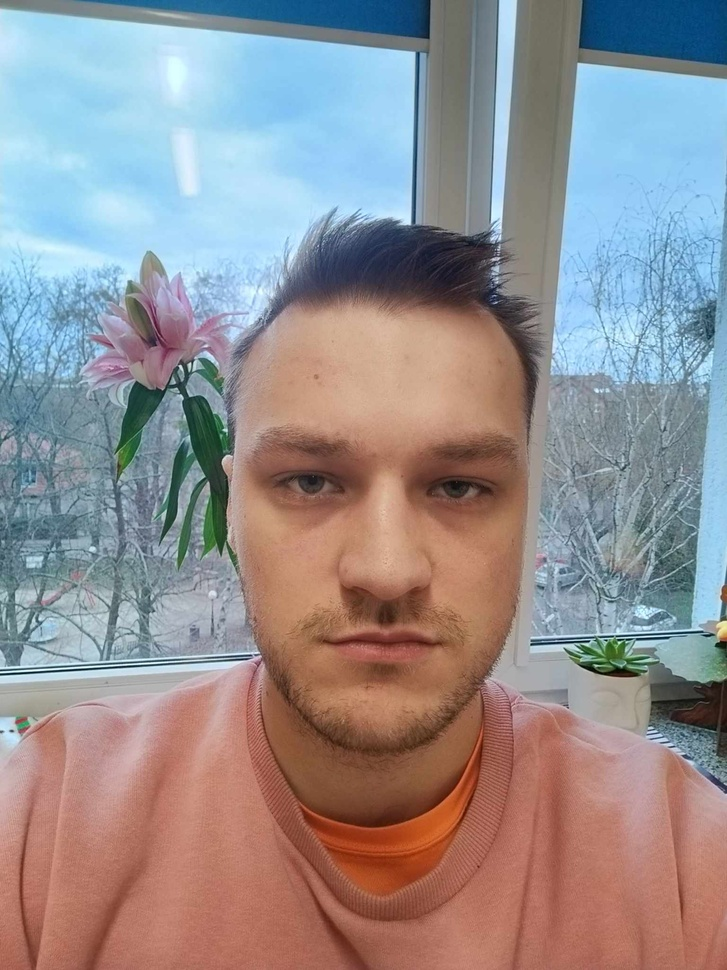
#> input picture img.jpg, 727 x 970 px, shrunk from 1536 x 2048 before the run
$ jupyter execute Blurs.ipynb
#> lines starting #> are read from the running program, lines starting #| are printed output that depends on the picture; after the words box and inside, x2 and y2 are one past the last pixel; in counts of white or black regions, pixels touching at a corner belong together
## Lista działów
- Python
- Dostępny software
- Matlab
- Artykuły naukowe

# Python

[cell 1]
import cv2
import numpy as np
import matplotlib.pyplot as plt

Wczytanie obrazu

[cell 2]
image_path = 'img.jpg'
image = cv2.imread(image_path)
#> image is the input picture: shape (970, 727, 3); mean B, G, R 144.8, 142.6, 148.5
image_rgb = cv2.cvtColor(image, cv2.COLOR_BGR2RGB)
plt.imshow(image_rgb)
plt.axis('off')
plt.show()

Rozmycia z biblioteki opencv

[cell 3]
# Gaussian Blur
# Rozmycie Gaussa: Wykorzystuje rozkład Gaussa do rozmycia obrazu, redukując szum i detale.
gaussian_blur = cv2.GaussianBlur(image, (21, 21), 0)
image_rgb = cv2.cvtColor(gaussian_blur, cv2.COLOR_BGR2RGB)
plt.imshow(image_rgb)
plt.axis('off')
plt.show()

# (21, 21): oznacza, że jądro ma wymiary 21x21 pikseli
# 0: określa odchylenie standardowe w kierunku osi X dla rozkładu Gaussa

[cell 4]
# Box Blur (rozmycie liniowe)
# Rozmycie liniowe: Proste rozmycie, w którym każdy piksel w wynikowym obrazie jest średnią wartością pikseli z sąsiedztwa w obrazie wejściowym.
# Używane do osiągnięcia jednolitego efektu rozmycia.
box_blur = cv2.blur(image, (21, 21))
image_rgb = cv2.cvtColor(box_blur, cv2.COLOR_BGR2RGB)
plt.imshow(image_rgb)
plt.axis('off')
plt.show()

# (21, 21): oznacza, że jądro ma wymiary 21x21 pikseli

[cell 5]
# Median Blur
# Rozmycie medianowe: Zastępuje każdy piksel medianą wartości z jego sąsiedztwa.
# Skuteczne w redukcji szumu impulsowego, zachowując przy tym krawędzie obiektów.
median_blur = cv2.medianBlur(image, 21)
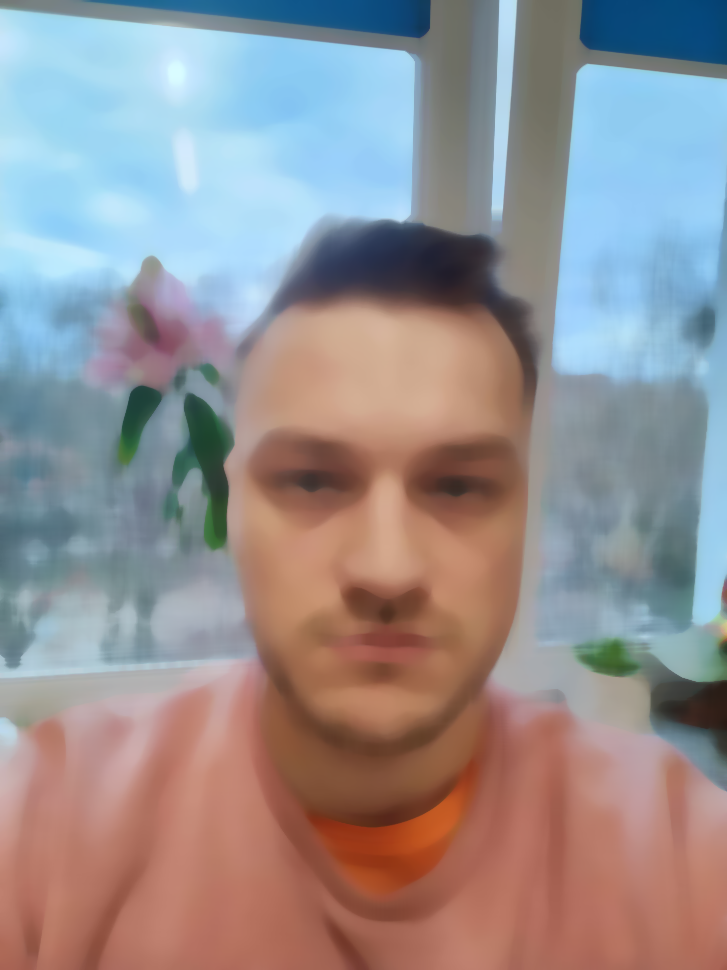
#> median_blur: shape (970, 727, 3); mean B, G, R 145.3, 143.2, 149.4
image_rgb = cv2.cvtColor(median_blur, cv2.COLOR_BGR2RGB)
plt.imshow(image_rgb)
plt.axis('off')
plt.show()

# 21: oznacza, że dla każdego piksela medianę oblicza się z wartości pikseli w kwadracie 21x21 pikseli

[cell 6]
# Bilateral Blur
# Rozmycie dwumianowe: Rozmycie, które zmniejsza szum, jednocześnie zachowując ostre krawędzie.
# Wykorzystuje różnice w intensywności do zachowania krawędzi.
bilateral_blur = cv2.bilateralFilter(image, 9, 75, 75)
image_rgb = cv2.cvtColor(bilateral_blur, cv2.COLOR_BGR2RGB)
plt.imshow(image_rgb)
plt.axis('off')
plt.show()

# 9: diameter, określa średnicę każdego piksela sąsiedztwa, który jest używany podczas filtracji

# 75: sigmaColor, określa filtr zakresu Gaussa w przestrzeni kolorów.
# Wartość ta mówi, jak bardzo kolory w obrazie muszą różnić się od siebie, aby były traktowane jako różne.
# Wartości bliskie sobie w przestrzeni kolorów będą uśredniane, podczas gdy wartości znacząco różniące się będą pozostawiane bez zmian.

# 75: sigmaSpace, określa filtr zakresu Gaussa w przestrzeni przestrzennej (spatial domain).
# Wartość ta mówi, jak blisko siebie muszą znajdować się piksele, aby wpływały na siebie nawzajem.

[cell 7]
# Directional Blur
# Rozmycie w kierunku: Pozwala na rozmycie obrazu w określonym kierunku, imitując na przykład ruch.
# Wartość kernela dla przykładowego rozmycia w poziomie
kernel_size = 21
kernel = np.zeros((kernel_size, kernel_size))

# Ta linia kodu modyfikuje środkowy wiersz jądra, wypełniając go jedynkami.
# Operacja ta skutkuje stworzeniem jądra, które będzie aplikować rozmycie przede wszystkim w kierunku poziomym, ponieważ jedynki (które "aktywują" piksele podczas konwolucji) znajdują się tylko w jednym wierszu.
kernel[int((kernel_size - 1)/2), :] = np.ones(kernel_size)

kernel = kernel / kernel_size

# Wykorzystując funkcję cv2.filter2D(), aplikuje stworzone jądro do obrazu image, uzyskując efekt rozmycia kierunkowego.
# Parametr -1 oznacza, że głębia bitowa obrazu wynikowego będzie taka sama jak głębia obrazu wejściowego.
directional_blur = cv2.filter2D(image, -1, kernel)


image_rgb = cv2.cvtColor(directional_blur, cv2.COLOR_BGR2RGB)
plt.imshow(image_rgb)
plt.axis('off')
plt.show()

[cell 8]
# Disk Blur
# Rozmycie dyskowe: Używa jądra w kształcie dysku do rozmycia obrazu, dając efekt miększy niż rozmycie boxowe
def create_disk_kernel(diameter):
#> called with diameter = 15
    kernel = np.zeros((diameter, diameter), dtype=np.uint8)
    center = diameter // 2

    for x in range(diameter):
        for y in range(diameter):
            # Sprawdzenie, czy punkt znajduje się wewnątrz okręgu
            if (x - center) ** 2 + (y - center) ** 2 <= center ** 2:
                kernel[x, y] = 1

    # Normalizacja jądra, aby suma elementów była równa 1
    kernel = kernel / np.sum(kernel)
    return kernel

def apply_disk_blur(image, diameter):
    kernel = create_disk_kernel(diameter)
    blurred_image = cv2.filter2D(image, -1, kernel)
    return blurred_image

image_rgb = cv2.cvtColor(image, cv2.COLOR_BGR2RGB)

diameter = 15  # Średnica dysku
blurred_image = apply_disk_blur(image_rgb, diameter)

plt.imshow(blurred_image)
plt.axis('off')
plt.show()

[cell 9]
# Rozmycie Bokeh

# UWAGA: Ten nie działa dobrze, rozmazuje wszystko oprócz środka, czyli nie znajduje bliższych "obiektowi" elementów.

# Efekt wizualny charakteryzujący się miękkim, estetycznym rozmyciem punktów świetlnych na nieostrych obszarach zdjęcia.
# Bokeh zależy od kształtu przysłony w obiektywie i jest szczególnie zauważalny w obiektywach o dużej przysłonie

def simulate_bokeh_effect(image_path, focus_depth, blur_strength):
#> called with image_path = 'img.jpg', focus_depth = 300, blur_strength = 9
    image = cv2.imread(image_path)
    # Załóżmy, że 'focus_depth' określa obszar, który ma pozostać ostry, a 'blur_strength' siłę rozmycia dla tła.
    # W praktyce, implementacja zależy od metody segmentacji obrazu i modelowania głębi ostrości.

    # Prosta symulacja polegałaby na rozmyciu całego obrazu
    blurred_background = cv2.GaussianBlur(image, (0, 0), blur_strength)
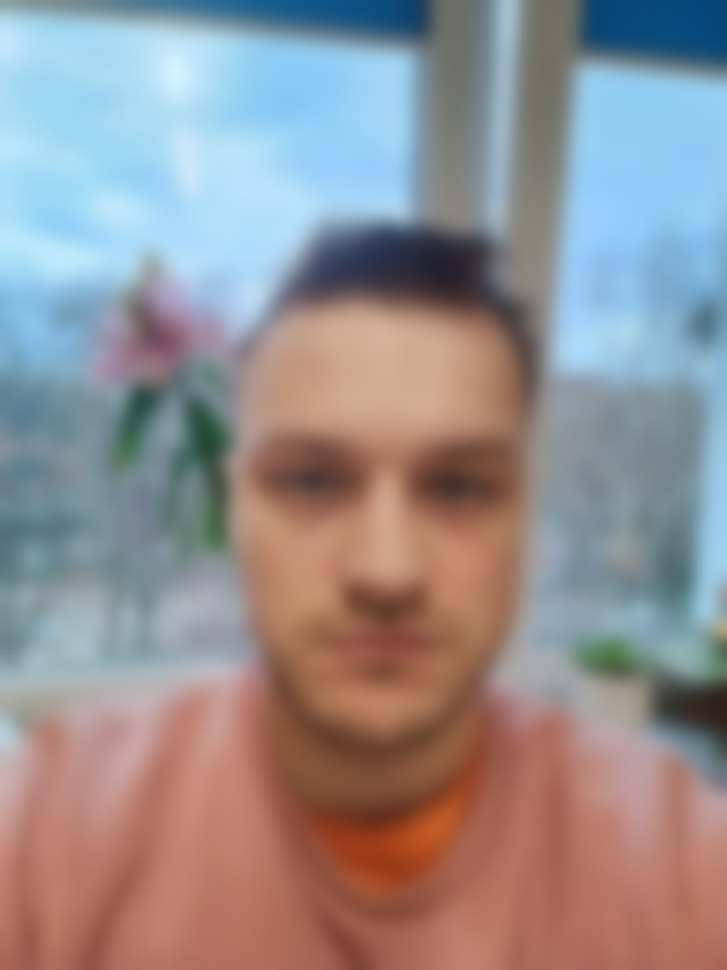
#> blurred_background: shape (970, 727, 3); mean B, G, R 144.8, 142.6, 148.6

    # Stworzenie maski dla obszaru ostrego (na potrzeby przykładu użyjemy prostego kryterium)
    # W praktyce, wymagałoby to zaawansowanej segmentacji i analizy głębi
    mask = np.zeros(image.shape[:2], np.uint8)
    center = (int(image.shape[1]/2), int(image.shape[0]/2))
#> center = (363, 485)
    cv2.circle(mask, center, focus_depth, (255), thickness=-1)
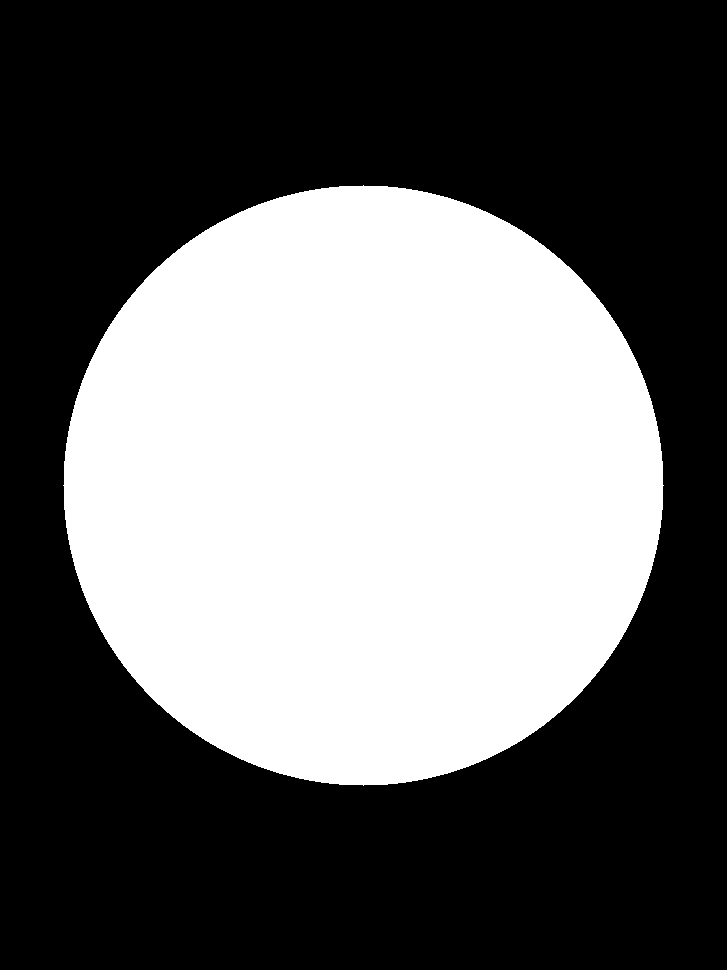
#> mask: shape (970, 727); 40.1% white; 1 white region, box (x1, y1, x2, y2) and area: (63, 185, 664, 786) 282697

    # Stosowanie maski do oddzielenia ostrego obszaru od rozmytego tła
    foreground = cv2.bitwise_and(image, image, mask=mask)
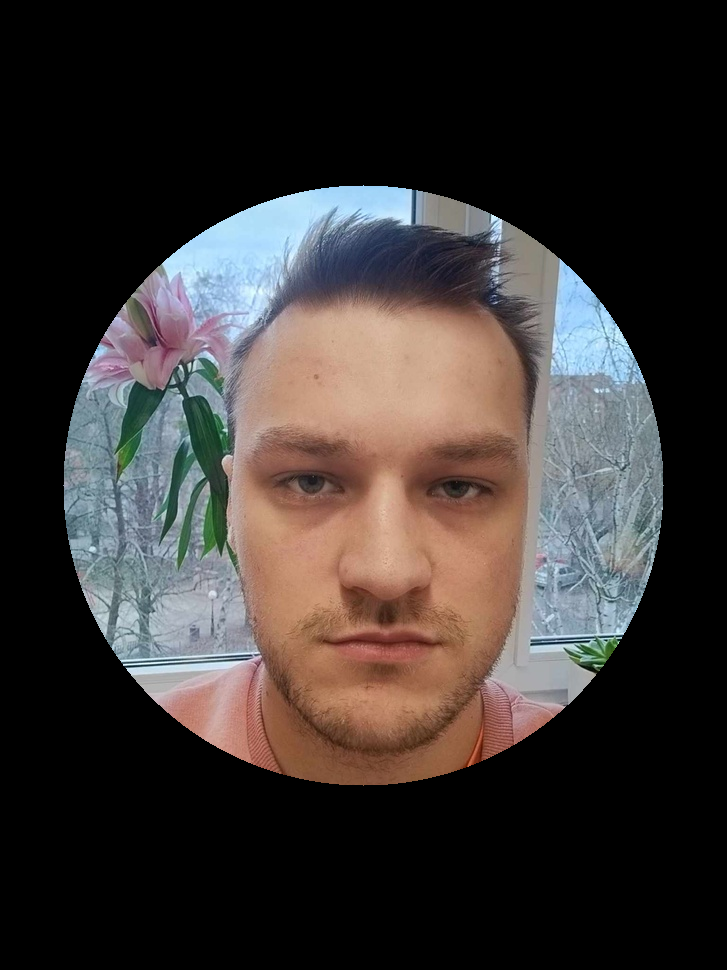
#> foreground: shape (970, 727, 3); mean B, G, R 50.9, 52.8, 58.6
    inverted_mask = cv2.bitwise_not(mask)
    background = cv2.bitwise_and(blurred_background, blurred_background, mask=inverted_mask)
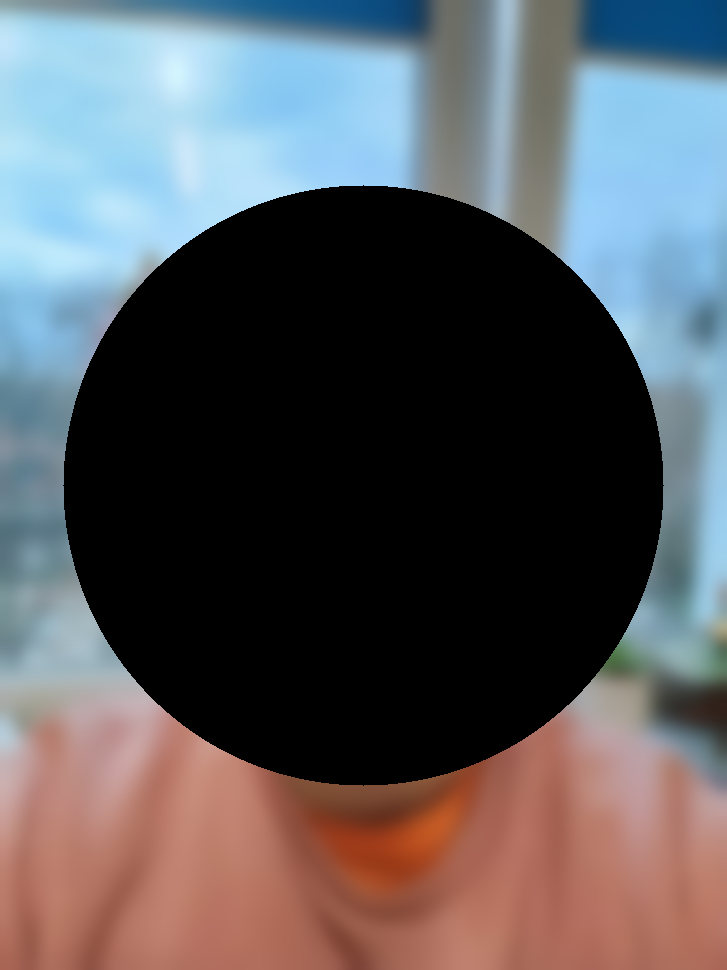
#> background: shape (970, 727, 3); mean B, G, R 94, 89.8, 90

    # Łączenie ostrego obiektu z rozmytym tłem
    result = cv2.add(foreground, background)
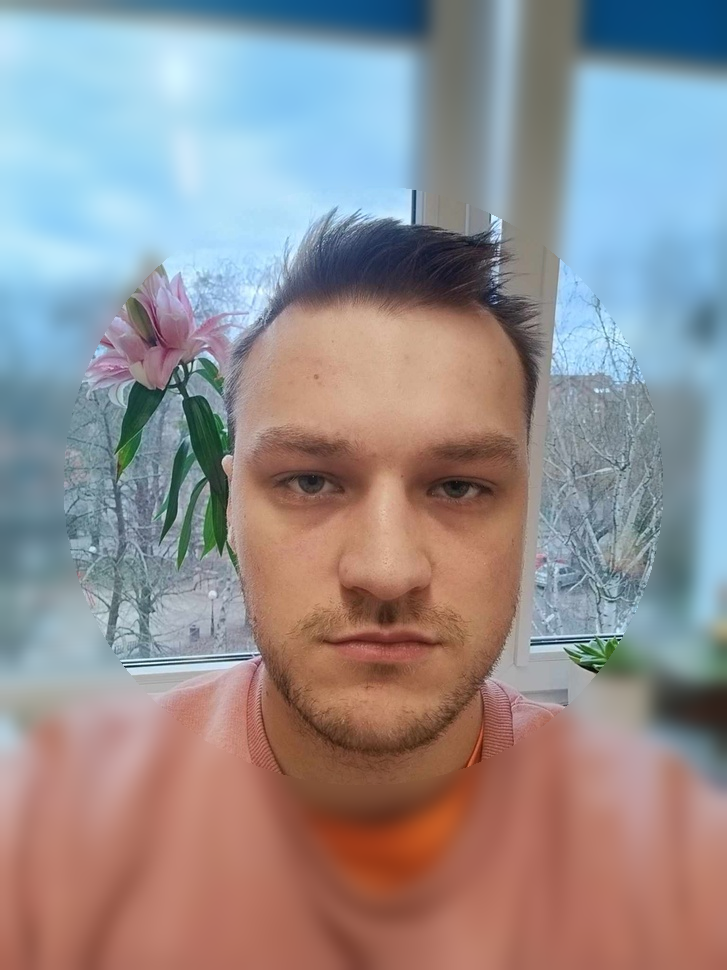
#> result: shape (970, 727, 3); mean B, G, R 144.8, 142.6, 148.6
    return result

focus_depth = 300  # Przykładowa wartość, zależna od rozmiaru obrazu
blur_strength = 9  # Siła rozmycia

result_image = simulate_bokeh_effect(image_path, focus_depth, blur_strength)

image_rgb = cv2.cvtColor(result_image, cv2.COLOR_BGR2RGB)
plt.imshow(image_rgb)
plt.axis('off')
plt.show()
